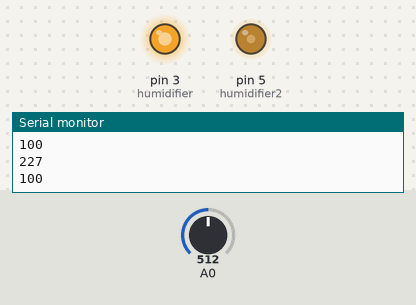
This sketch was run on a simulated Arduino Uno, built with avr-gcc and run on an emulated ATmega328P. On the bench: output pins drawn as LEDs (lit = HIGH), the last lines printed to the serial monitor. The inputs (shaded band) are chosen by the test bench; at power-on: A0 = 512.

Above: at 1.3 s.
1.4 s: A0 set to 716
At 2.2 s:
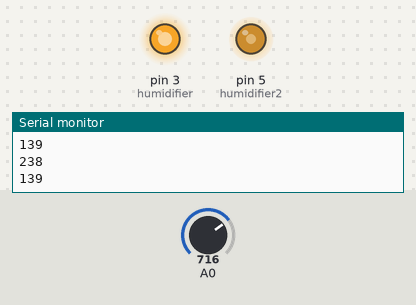
3.0 s: A0 set to 1023
At 3.4 s:
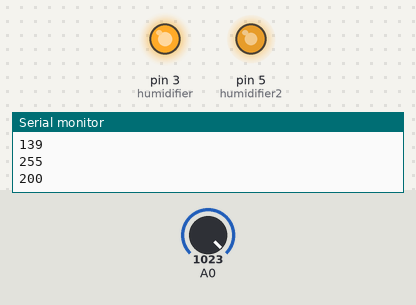
4.5 s: A0 set to 306
At 5.7 s:
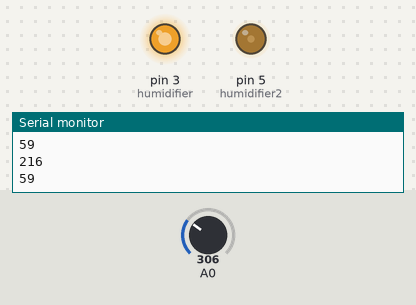
6.0 s: A0 set to 0
At 7.0 s:
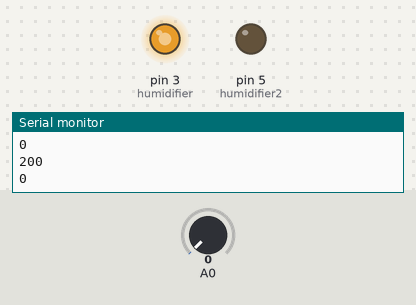
Timing chart, 0 to 8.5 s (numbered marks = the images above; inputs shaded):
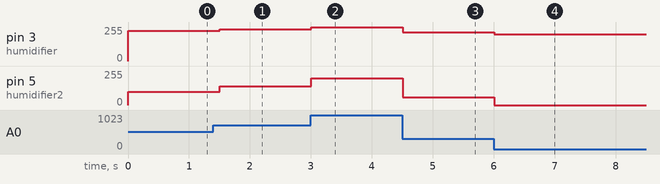

The sketch:

potentiermeter-multiple-humidifier.ino
```cpp
//declaring different variables
int humidifier = 3;
int potentiometer;
int humidifierValue;

int humidifier2 = 5;
int potentiometer2;
int humidifierValue2;

void setup() {
  // put your setup code here, to run once:

  //creates a serial port
  Serial.begin(9600);
  //configures the humdifier as an output
  pinMode (humidifier, OUTPUT);
  pinMode (humidifier2, OUTPUT);

}

void loop() {
  // put your main code here, to run repeatedly:

  //configures the potentiometer to A0
  potentiometer = analogRead(A0);
  //maps the potentiometer's value to the varibale "humidifier value". The numbers works as a threshold for the intenisty of the steam, try changing the number 150 to 0.
  humidifierValue2 = map(potentiometer, 0, 1023, 0, 200);
  //the humidifiers output correlates to the current value of the potentiometer

  analogWrite(humidifier2, humidifierValue2);
  humidifierValue = map(potentiometer, 0, 1023, 200, 255);
   analogWrite(humidifier, humidifierValue);

  //prints the value from the potentiometer
  Serial.println(humidifierValue);
  Serial.println(humidifierValue2);
  //adds a delay for the information that is printed in the serial monitor
  delay(500);
}
```

Measured:
- after the input at 1.4 s, pin 3 (humidifier): 227/255 → 238/255 after 0.10 s; pin 5 (humidifier2): 100/255 → 139/255 after 0.10 s
- after the input at 3.0 s, pin 3 (humidifier): 238/255 → 255/255 at once; pin 5 (humidifier2): 139/255 → 200/255 at once
- after the input at 4.5 s, pin 3 (humidifier): 255/255 → 216/255 at once; pin 5 (humidifier2): 200/255 → 59/255 at once
- after the input at 6.0 s, pin 3 (humidifier): 216/255 → 200/255 at once; pin 5 (humidifier2): 59/255 → 0/255 at once
